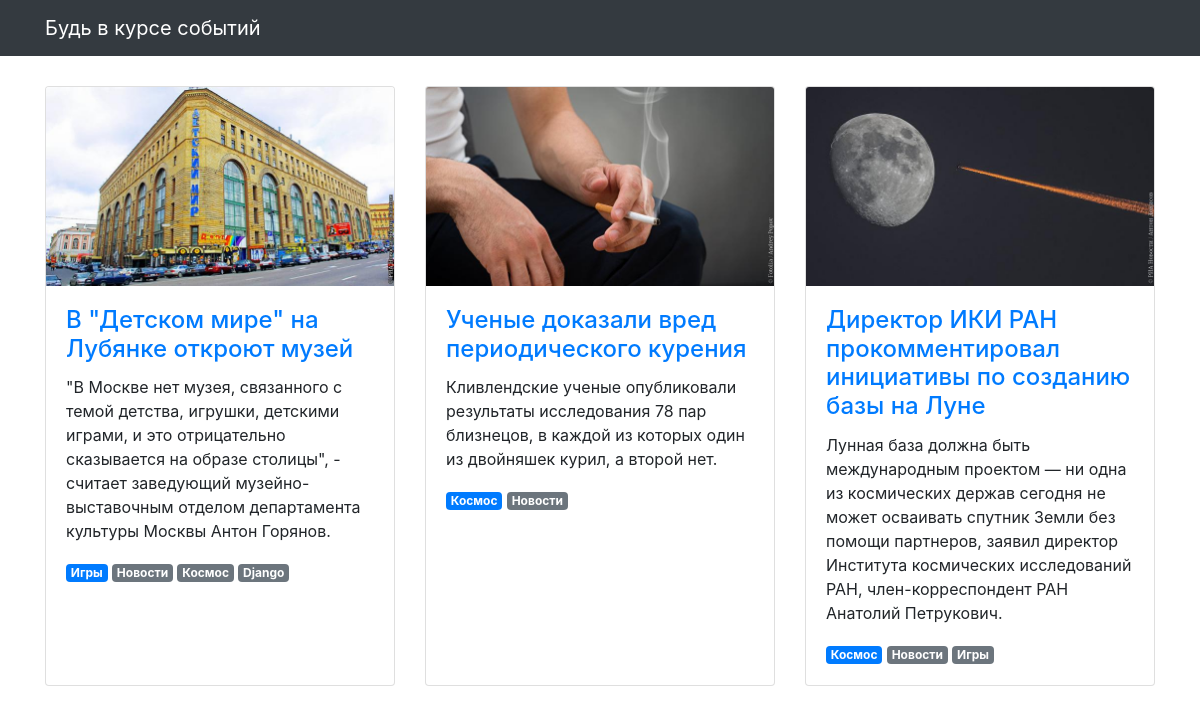
Before: / with the older database file.
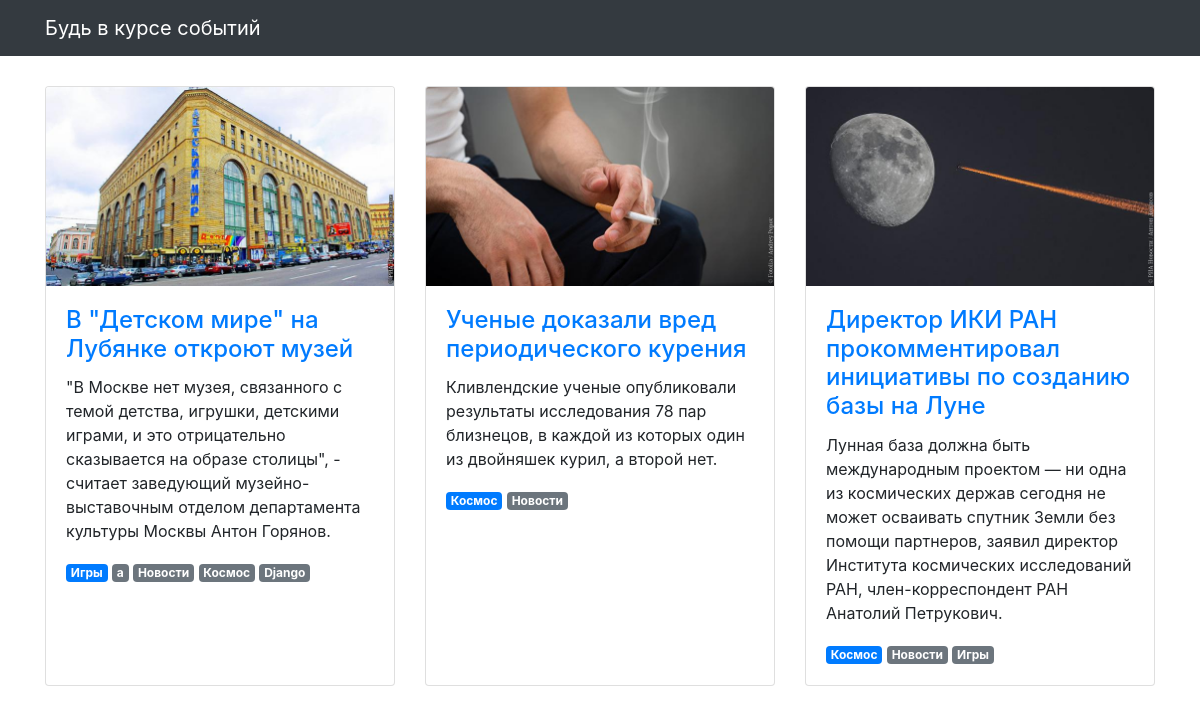
After: the same page with the newer database file.
### articles/models.py (models this page shows, shortened)
class Article(models.Model):
    title = models.CharField(max_length=256, verbose_name='Название')
    text = models.TextField(verbose_name='Текст')
    published_at = models.DateTimeField(verbose_name='Дата публикации')
    image = models.ImageField(null=True, blank=True, verbose_name='Изображение', )
    class Meta:
        verbose_name = 'Статья'
        verbose_name_plural = 'Статьи'

class Membership(models.Model):
    article = models.ForeignKey(Article, on_delete=models.CASCADE)
    tag = models.ForeignKey(Tag, on_delete=models.CASCADE)
    is_main = models.BooleanField()
    class Meta:
        ordering = ['tag']

class Tag(models.Model):
    name = models.CharField(max_length=50)
    articles = models.ManyToManyField(Article, related_name="tags", through='Membership')
    class Meta:
        ordering = ['-name']

### articles/views.py (the view)
# urls.py: path('', articles_list, name='articles'),
def articles_list(request):
    template = 'articles/news.html'
    articles = Article.objects.all()
    context = {'object_list': articles}
    ordering = '-published_at'
    return render(request, template, context)

### templates/articles/news.html (shortened to what this page needs)
{% extends "articles/base.html" %}
{% load static %}
{% block content %}
<div class="row">
  {% for article in object_list %}
  <div class="col-lg-4 col-sm-6 portfolio-item">
    <div class="card h-100">
      <a href="#"><img class="card-img-top" src="{% get_media_prefix %}{{ article.image }}" alt=""></a>
      <div class="card-body">
        <h4 class="card-title">
          <a href="#">{{ article.title }}</a>
        </h4>
        <p class="card-text">{{ article.text}}</p>
        {% for scope in article.membership_set.all %}
        {% if scope.is_main %}
          <span class="badge badge-primary">{{ scope.tag.name }}</span>
        {% endif %}
        {% endfor %}
        {% for scope in article.membership_set.all %}
        {% if not scope.is_main %}
          <span class="badge badge-secondary">{{ scope.tag.name }}</span>
        {% endif %}
        {% endfor %}
      </div>
    </div>
  </div>
  {% endfor %}
</div>
{% endblock %}

Changed rows visible on the page:
added Membership: tag.name "а", shown under Article "В \"Детском мире\" на Лубянке откроют музей"
